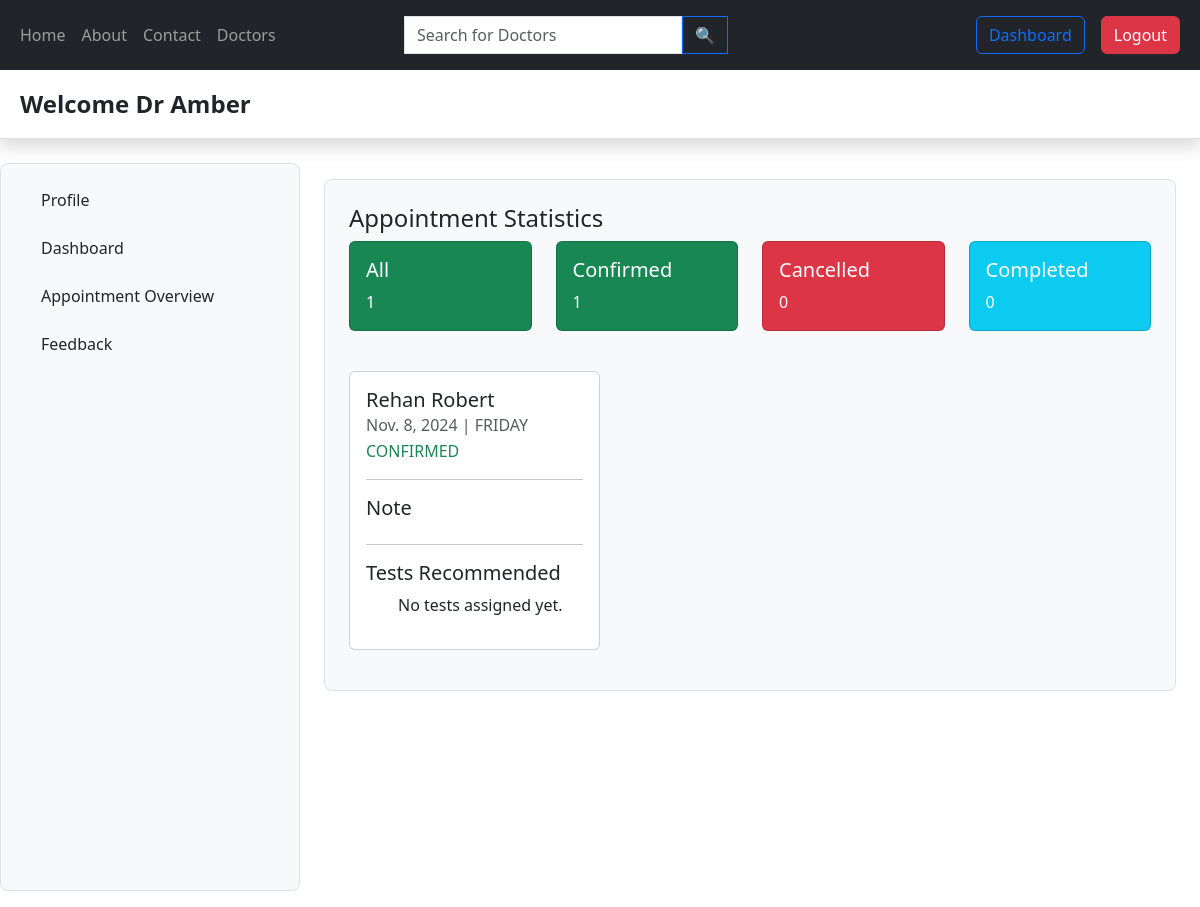
Before: /appointment-overview/2/ (signed in) with the older database file.
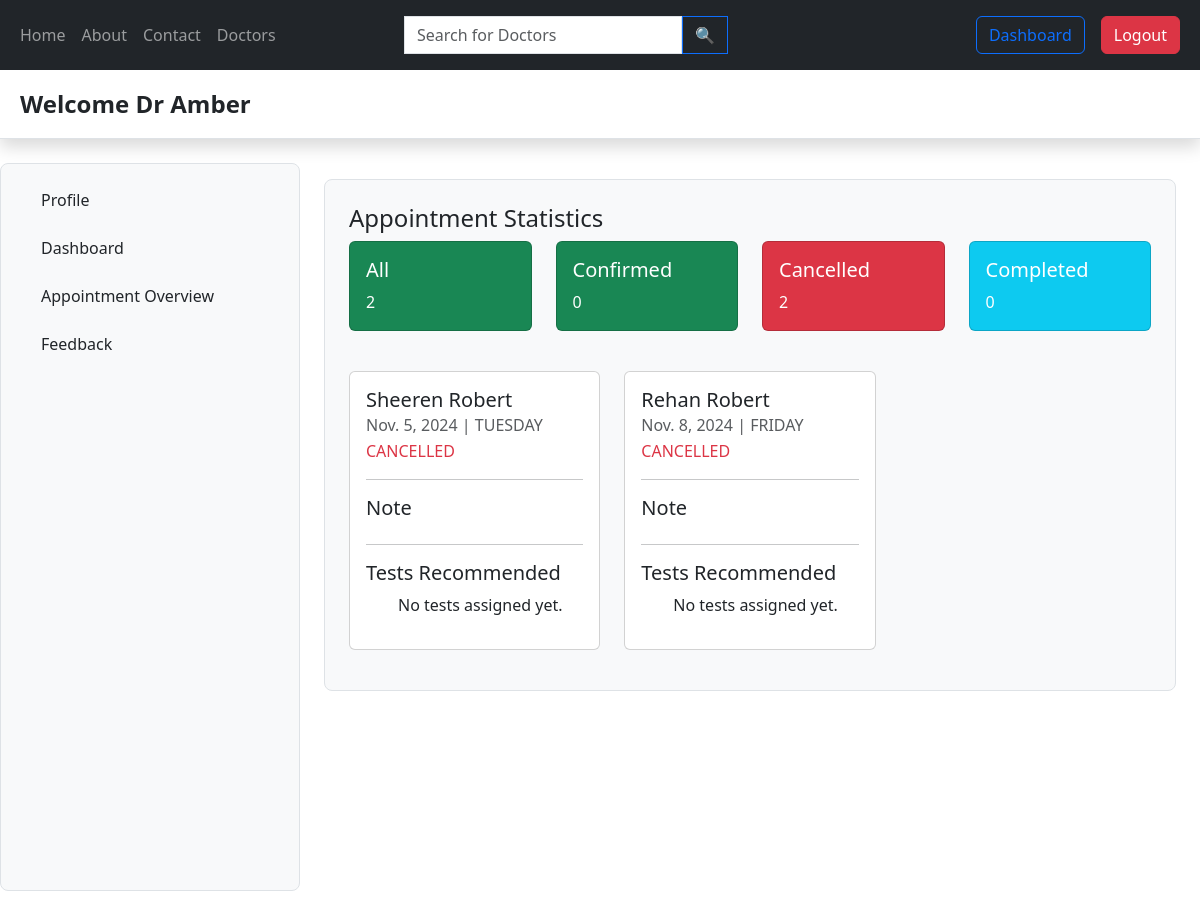
After: the same page with the newer database file.
### appointment/models.py (models this page shows, shortened)
class Appointment(models.Model):
  patient= models.ForeignKey(Patient, on_delete=models.CASCADE, null=True)
  date = models.DateField(null=True, blank=True)
  slot= models.ForeignKey(AppointmentSlot, on_delete= models.CASCADE)
  stat= models.CharField(max_length= 20, choices=[('CONFIRMED', 'Confirmed'), ('CANCELLED', 'Cancelled'), ('COMPLETED','Completed')], default= 'CONFIRMED')
  booking_time= models.DateTimeField(auto_now=True)
  feedback= models.TextField(blank=True,null=True)
  test= models.ManyToManyField(Test,blank=True)
  doctorsnote= models.TextField(default='',blank=True,null=True)

### patient/models.py (models this page shows, shortened)
class Patient(models.Model):
  user= models.ForeignKey(User, on_delete= models.CASCADE)
  first_name= models.CharField(max_length= 255)
  last_name= models.CharField(max_length= 255, blank= True, null= True)
  dob= models.DateField(default= None)
  sex= models.CharField(max_length= 10, choices= [('MALE', 'Male'), ('FEMALE', 'Female'), ('OTHER', 'Other')], default= 'FEMALE')

### doctor/models.py (models this page shows, shortened)
class AppointmentSlot(models.Model):
    doctor = models.ForeignKey(Doctor, on_delete=models.CASCADE)
    day_of_week = models.CharField(
        max_length=10,
        choices=[
            ('MONDAY', 'Monday'), ('TUESDAY', 'Tuesday'), ('WEDNESDAY', 'Wednesday'),
            ('THURSDAY', 'Thursday'), ('FRIDAY', 'Friday'), ('SATURDAY', 'Saturday'), ('SUNDAY', 'Sunday')
        ]
    )
    session = models.CharField(
        max_length=10,
        choices=[
            ('MORNING', 'Morning'), ('AFTERNOON', 'Afternoon'), ('EVENING', 'Evening')
        ]
    )
    max_bookings = models.PositiveIntegerField(default=10)
    class Meta:
        unique_together = ('doctor', 'day_of_week', 'session')
        ordering = ['doctor', 'day_of_week', 'session']

### doctor/views.py (the view)
# urls.py: path('appointment-overview/<str:pk>/',views.appointment_overview,name="appointment-overview"),
@login_required(login_url='login_page')
@role_required(['DOCTOR'])
def appointment_overview(request,pk):
    q=request.GET.get('q') if (request.GET.get('q')!=None) else ''
    doctor=Doctor.objects.get(id=pk)
    tests = Test.objects.all()
    appointments = Appointment.objects.filter(slot__doctor=doctor,stat__icontains=q)
    appointment_cancelled = Appointment.objects.filter(slot__doctor=doctor,stat='CANCELLED').count()
    appointment_confirmed = Appointment.objects.filter(slot__doctor=doctor,stat='CONFIRMED').count()
    appointment_completed = Appointment.objects.filter(slot__doctor=doctor,stat='COMPLETED').count()
    appointment_total=Appointment.objects.filter(slot__doctor=doctor).count()
    context={'appointments':appointments,'doctor':doctor,'test':tests,'appointment_cancelled':appointment_cancelled,'appointment_confirmed':appointment_confirmed,'appointment_completed':appointment_completed,'appointment_total':appointment_total}
    return render(request,'appointment_overview.html',context)

### hmes/decorator.py (called while the page is built)
def role_required(allowed_roles):
    def decorator(view_func):
        @wraps(view_func)
        def _wrapped_view(request, *args, **kwargs):
            if request.user.is_authenticated:
                user_role = request.user.userinfo.role_def  # Adjust this line based on your user model
                if user_role in allowed_roles:
                    return view_func(request, *args, **kwargs)
            return render(request,'error_403.html')
        return _wrapped_view
    return decorator

### doctor/templates/appointment_overview.html (shortened to what the changed rows need)
{% extends 'base.html' %}
{% block start %}
<div class="container-fluid pb-3 flex-grow-1 d-flex flex-column overflow-auto" style="height: calc(100vh - 56px);">
    <div class="row flex-grow-1 flex-grow-0">
        <main class="col overflow-auto h-100 px-4 py-3">
            <div class="bg-light border rounded-3 p-4">
                <div class="mb-4">
                    <div class="row">
                        <div class="col">
                            <div class="card text-white bg-success mb-3">
                                <div class="card-body">
                                    <a href="{% url 'appointment-overview' doctor.id %}" class="text-decoration-none text-white"><h5 class="card-title">All</h5></a>
                                    <p class="card-text">{{appointment_total}}</p>
                                </div>
                            </div>
                        </div>
                        <div class="col">
                            <div class="card text-white bg-success mb-3">
                                <div class="card-body">
                                    <a href="{% url 'appointment-overview' doctor.id %}?q=CONFIRMED" class="text-decoration-none text-white"><h5 class="card-title">Confirmed</h5></a>
                                    <p class="card-text">{{appointment_confirmed}}</p>
                                </div>
                            </div>
                        </div>
                        <div class="col">
                            <div class="card text-white bg-danger mb-3">
                                <div class="card-body">
                                    <a href="{% url 'appointment-overview'  doctor.id %}?q=CANCELLED" class="text-decoration-none text-white"><h5 class="card-title">Cancelled</h5></a>
                                    <p class="card-text">{{appointment_cancelled}}</p>
                                </div>
                            </div>
                        </div>
                    </div>
                </div>
                <div class="row row-cols-1 row-cols-md-3 g-4">
                    {% for appointment in appointments %}
                    <div class="col mb-3">
                        <div class="card h-100" style="width: 100%;">
                            <div class="card-body">
                                <h5 class="card-title">{{ appointment.patient.first_name }} {{ appointment.patient.last_name }}</h5>
                                <h6 class="card-subtitle mb-2 text-muted">{{ appointment.date }} | {{ appointment.slot.day_of_week }}</h6>
                                <p class="card-subtitle mb-2 font-weight-bold
                                {% if appointment.stat == 'CONFIRMED' %} text-success
                                {% elif appointment.stat == 'CANCELLED' %} text-danger
                                {% endif %}">{{appointment.stat}}</p>
                                <hr>
                                <h5>Note</h5>
                                <hr>
                                <h5>Tests Recommended</h5>
                                <ul>
                                    {% for test in appointment.test.all %}
                                        <li>{{ test.name }}</li>
                                    {% empty %}
                                        <p>No tests assigned yet.</p>
                                    {% endfor %}
                                </ul>
                            </div>
                        </div>
                    </div>
                    {% empty %}
                    <p>No appointments found for you.</p>
                    {% endfor %}
                </div>
            </div>
        </main>
    </div>
</div>
{% endblock %}

Changed rows visible on the page:
added Appointment: patient.first_name "Sheeren", patient.last_name "Robert", date "Nov. 5, 2024", slot.day_of_week "TUESDAY", stat "CANCELLED"
changed Appointment "Nov. 8, 2024": stat "CONFIRMED" → "CANCELLED"
Other visible differences:
{{ appointment_total }}: "1" → "2"
{{ appointment_confirmed }}: "1" → "0"
{{ appointment_cancelled }}: "0" → "2"
